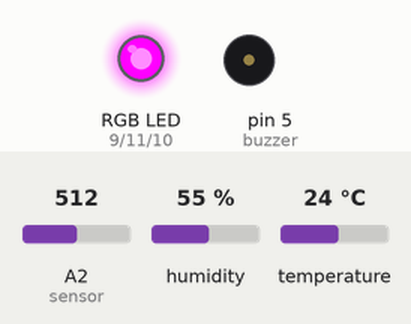
Simulated run of this sketch. Board: Arduino Uno, built with avr-gcc and run on an emulated ATmega328P. On the bench: an RGB LED mixed from three pins (HIGH = lit), buzzer (waves = sounding). The inputs (shaded band) are chosen by the test bench; at power-on: A2 (sensor) = 512, humidity 55 %, temperature 24 °C. Dim RGB values are drawn brighter than linear; what the sketch prints to the serial monitor is not drawn.

Above: at 2.9 s.
3.0 s: A2 (sensor) set to 89
4.7 s: A2 (sensor) set to 82
At 6.7 s:
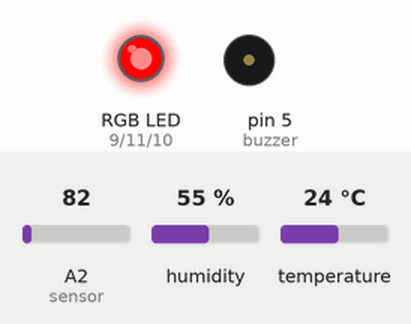
7.1 s: A2 (sensor) set to 30
At 9.3 s:
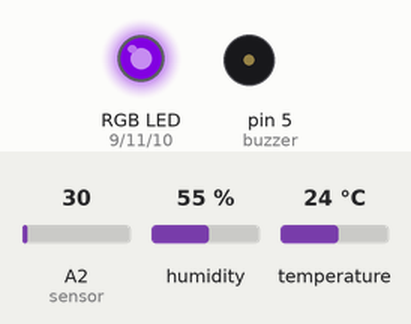
9.6 s: A2 (sensor) set to 50
At 11.8 s:
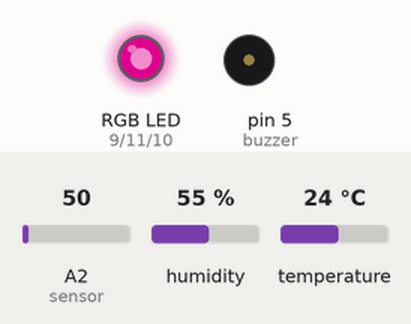
12.2 s: A2 (sensor) set to 0
At 14.4 s:
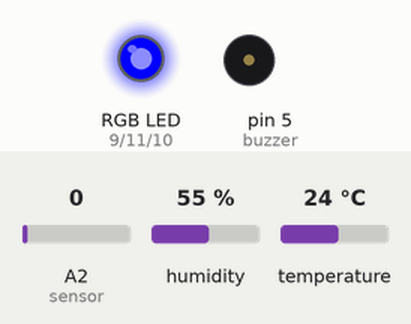
14.7 s: A2 (sensor) set to 122
At 17.0 s:
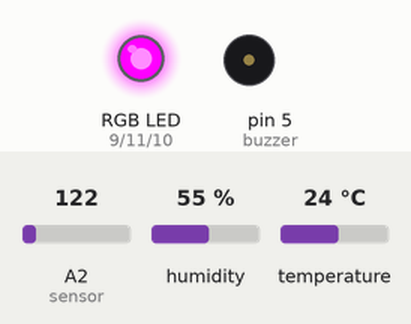
Timing chart, 0 to 18.3 s (numbered marks = the images above; inputs shaded):
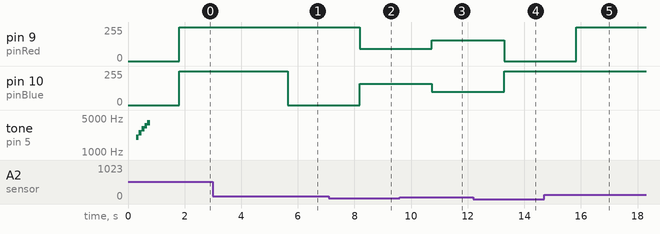

Measured:
- the behaviour switches between 83 and 82 on A2 (sensor) (found by bisection; images 0 and 1)
- after the input at 3.0 s, every drawn part: stays the same
- after the input at 4.7 s, pin 10 (pinBlue): 255/255 → 0/255 after 0.94 s
- after the input at 7.1 s, pin 9 (pinRed): 255/255 → 93/255 after 1.1 s; pin 10 (pinBlue): 0/255 → 161/255 after 1.1 s
- after the input at 9.6 s, pin 9 (pinRed): 93/255 → 155/255 after 1.1 s; pin 10 (pinBlue): 161/255 → 99/255 after 1.1 s
- after the input at 12.2 s, pin 9 (pinRed): 155/255 → 0/255 after 1.1 s; pin 10 (pinBlue): 99/255 → 255/255 after 1.1 s
- after the input at 14.7 s, pin 9 (pinRed): 0/255 → 255/255 after 1.1 s

The sketch:

temperature_sensor.ino
```cpp
// Temperature Sensor
// By Ben Royans
// 9/11/2019

#include <dht.h>

dht DHT;

// DEFINITIONS
#define pinDHT11 4
#define pinRed 9
#define pinGreen 11
#define pinBlue 10
#define sensor A2
#define buzzer 5

// USER SETTINGS
const int rangeMin = 0;
const int rangeMax = 40;
const int idealTemperature = 24;

bool ideal;

double humidity;
float temperature;

void setup() {
  Serial.begin(9600);
  Serial.println("\t\t\t****************************************************************");
  Serial.println("\t\t\t\t\tColoured Humidity / Temperature Sensor\n");
  Serial.println("\t\t\t\t\t\tCode by Ben Royans © 2019");
  Serial.println("\t\t\t****************************************************************\n");
  Serial.println("\tHUMIDITY (%)\t\tTEMPERATURE (℃)\t\t\tCOLOUR VALUES (R, G, B)");
  Serial.println("\t************\t\t****************\t\t************************\n");

  // Startup tone
  Arpeggio(5, 500, 100, 2000, 100);

  // Delay before accessing sensors
  delay(1000);
}

void loop() {
  DHT.read11(pinDHT11);
  humidity = DHT.humidity;
  float sensorValue = analogRead(sensor);
  float voltageOut = (sensorValue * 5000) / 1024;
  temperature = voltageOut / 10;

//  NORMAL LOOP ****************************
  WriteData(humidity, temperature, Amt(temperature));
  ColourCode(humidity, temperature, Amt(temperature));
  delay(1250);
//  ****************************************

//// TEST LOOP *****************************
//  temperature = 18;
//  for (; temperature < 41; temperature++)
//  {
//      WriteData(humidity, temperature, Amt(temperature));
//      ColourCode(humidity, temperature, Amt(temperature));
//      delay(1000);
//  }
////  **************************************
}

float Amt (float temperature) {
  float range = rangeMax - rangeMin;
  float adjTemp = temperature - rangeMin;
  float amt = adjTemp / range;
  return amt;
}

void WriteData(double humidity, float temperature, float amt) {
  Serial.print("\t    ");
  Serial.print(humidity, 1);
  Serial.print("%\t\t\t     ");

  Serial.print(temperature);
  Serial.print("℃\t\t\t ");


  Serial.print(amt * 255);
  Serial.print(", \t");
  Serial.print("0.00");
  Serial.print(", \t");
  Serial.println(255 - (amt * 255));
}

void ColourCode(int humidity, float temperature, float amt) {

  int range = rangeMax - rangeMin;

  if (IdealCheck(temperature))
  {
    RGB(0, 255, 0);
  }
  else
  {
    RGB(amt * 255, 0, 255 - (amt * 255));
  }
}

void RGB(int r, int g, int b) {
  analogWrite(pinRed, r);
  analogWrite(pinGreen, g);
  analogWrite(pinBlue, b);
}

bool IdealCheck(float temperature)
{
  if (temperature == idealTemperature)
  {
    return true;
  }
  else
  {
    return false;
  }
}

void PrintCurrentColourValues(float amt) {
  Serial.print(amt * 255);
  Serial.print(",\t");
  Serial.print(0);
  Serial.print(",\t");
  Serial.println(255 - (amt * 255));
}

void Arpeggio(int notes, int interval, int timing, int initial, int del)
{
  for (int i = 0; i < notes; i++)
  {
    tone(buzzer, (initial + (interval * i)), timing);
    delay(del);
  }
}
```
